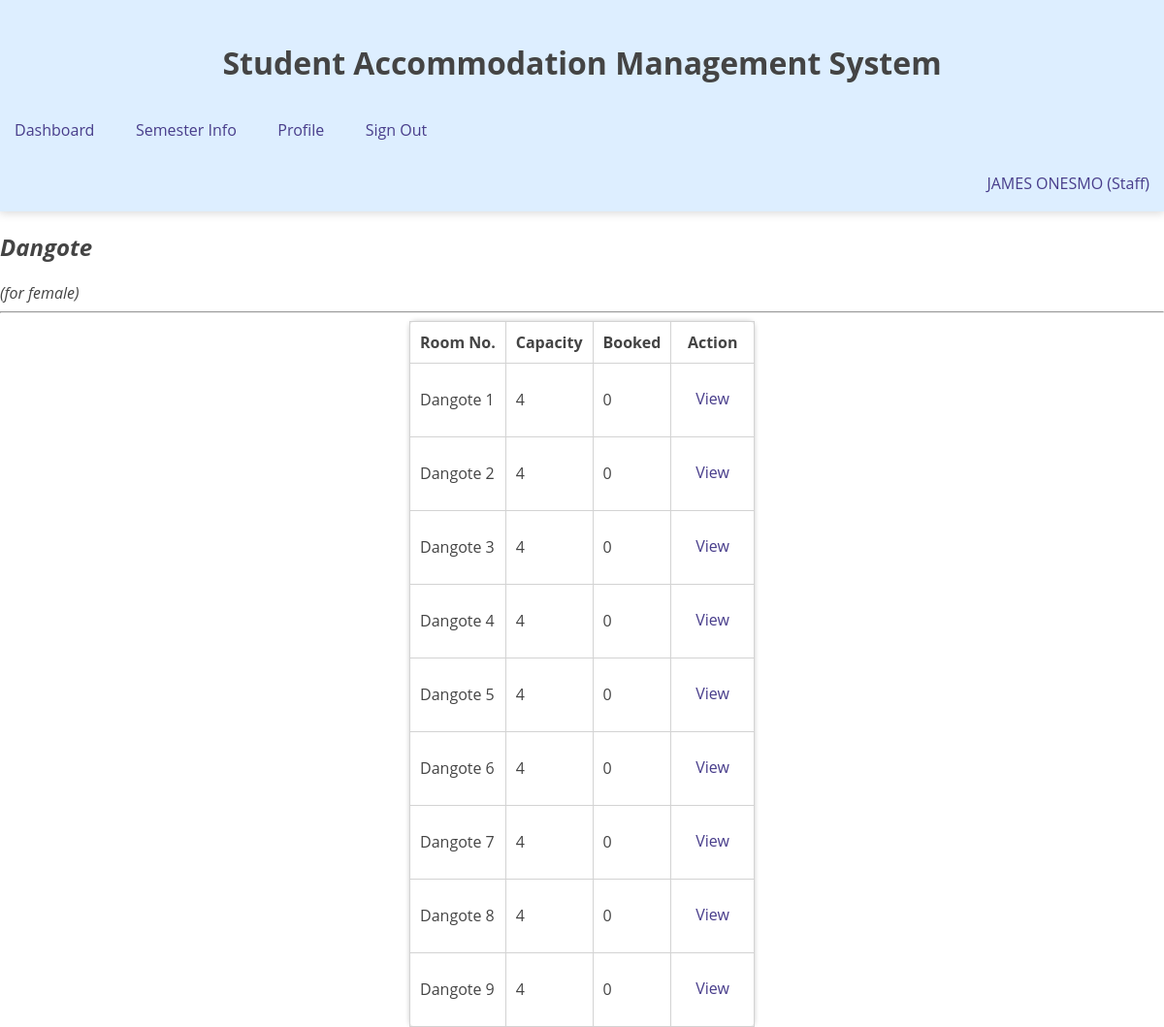
The page /Accommodation/room.php?h=24 (signed in) on the database its author committed.
### tables this page shows
CREATE TABLE `hostel` (
  `Hostel_ID` int(3) NOT NULL,
  `Hostel_name` varchar(30) NOT NULL,
  `sex` varchar(1) NOT NULL
);

CREATE TABLE `room` (
  `Room_ID` int(3) NOT NULL,
  `Room_no` int(3) NOT NULL,
  `room_capacity` int(11) DEFAULT NULL,
  `Hostel_ID` int(3) NOT NULL
);

### Accommodation/dbconnect.php (called while the page is built, shortened)
<?php
function run($sql){
		$connect=mysqli_connect("localhost","root","","accommodation");
		$query=mysqli_query($connect,$sql);
		return $query;
}
 ?>

### Accommodation/room.php (the view, shortened to what this page needs)
<?php include 'header.php';?>
<?php
if (isset($_GET['h'])) {
	$hostel_id=$_GET['h'];
	$sex=$_SESSION['sex'];
	$query=run("select Hostel_name,case when sex='m' then 'For male' else 'for female' end sex from hostel where hostel_id='$hostel_id'");
	$result=mysqli_fetch_array($query);
	$hostel=$result['Hostel_name'];
	$hostelsex=$result['sex'];
	$query=run("select room_id,Room_no,room_capacity from room join hostel on room.hostel_id=hostel.hostel_id where room.hostel_id='$hostel_id' and sex='$sex'");
	if ($_SESSION['status']=='Staff' || $_SESSION['status']=='Admin') {
		$query=run("select room_id,Room_no,room_capacity from room join hostel on room.hostel_id=hostel.hostel_id where room.hostel_id='$hostel_id'");
	}
	?>
	<h2><i><?php echo $hostel; ?></i></h2>
	<i>(<?php echo $hostelsex ?>)</i><hr>
	<table class="table">
		<tr>
			<th>Room No.</th>
			<th>Capacity</th>
			<th>Booked</th>
			<th>Action</th>
		</tr>
		<?php while ($result=mysqli_fetch_array($query)) {
			$room=$result['room_id'];
			$booked=mysqli_fetch_array( run("select count(*) booked from allocation where room='$room' and date>'$semester1'"));
		?>
			<tr>
				<td><?php echo $hostel ?> <?php echo $result['Room_no'] ?></td>
				<td><?php echo $result['room_capacity'] ?></td>
				<td><?php echo $booked['booked'] ?></td>
				<?php if ($_SESSION['status']=='Staff' || $_SESSION['status']=='Admin'): ?>
					<td>
						<a href="view.php?r=<?php echo $result['room_id']; ?>">View</a>
					</td>
				<?php endif ?>
			</tr>
		<?php } ?>
	</table>
<?php
}
 ?>

### Accommodation/accommodation.css (style rules this page uses)
a { background-color: inherit; display: inline-block; text-transform: capitalize; text-decoration: none; color: darkslateblue; padding: 10px; margin: 5px; transition: 0.3s; border-radius: 3px; border-bottom: solid #0000; }
table,tr,td,th { border:1px solid lightgray; border-collapse: collapse; padding: 10px; }
.table { max-width: 900px; margin:auto; background-color: white; border-radius: 7px; padding:8px; border:none; box-shadow: 0px 0px 5px #ccc; }

### rows shown on the page
hostel: Hostel_name "Dangote"
room: Hostel_ID.Hostel_name "Dangote", Room_no "1", room_capacity "4", booked "0"
room: Hostel_ID.Hostel_name "Dangote", Room_no "2", room_capacity "4", booked "0"
room: Hostel_ID.Hostel_name "Dangote", Room_no "3", room_capacity "4", booked "0"
room: Hostel_ID.Hostel_name "Dangote", Room_no "4", room_capacity "4", booked "0"
room: Hostel_ID.Hostel_name "Dangote", Room_no "5", room_capacity "4", booked "0"
room: Hostel_ID.Hostel_name "Dangote", Room_no "6", room_capacity "4", booked "0"
room: Hostel_ID.Hostel_name "Dangote", Room_no "7", room_capacity "4", booked "0"
room: Hostel_ID.Hostel_name "Dangote", Room_no "8", room_capacity "4", booked "0"
room: Hostel_ID.Hostel_name "Dangote", Room_no "9", room_capacity "4", booked "0"

### other values the page prints
$_SESSION['name'] "JAMES ONESMO"
$_SESSION['status'] "Staff"
$hostelsex "for female"
